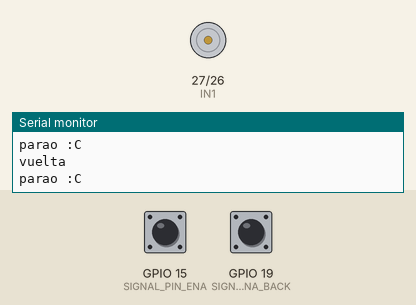
Recording of a sketch running on a simulated ESP32. Shown: motor-driver pin pairs drawn as motors (green arrow = first pin HIGH = forward, orange = second pin HIGH = backward, longer = more drive, scaled by the enable pin), the last lines printed to the serial monitor. The inputs (shaded band) are chosen by the test bench; at power-on: GPIO 15 (SIGNAL_PIN_ENA) HIGH, GPIO 19 (SIGNAL_PIN_ENA_BACK) HIGH.

Above: at 1.2 s.
1.3 s: GPIO 15 (SIGNAL_PIN_ENA) pulled LOW for 0.15 s
At 1.39 s:
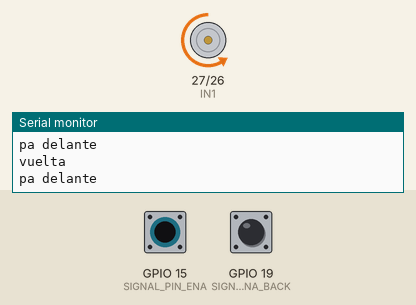
2.9 s: GPIO 19 (SIGNAL_PIN_ENA_BACK) pulled LOW for 0.15 s
At 2.99 s:
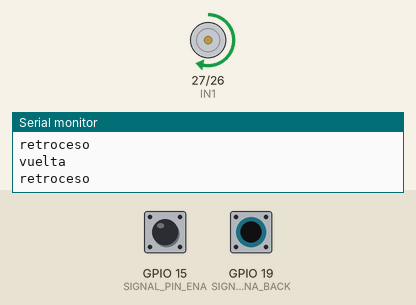
4.5 s: GPIO 19 (SIGNAL_PIN_ENA_BACK) pulled LOW for 3.2 s
At 8.8 s:
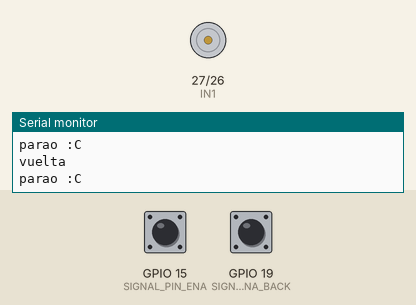
9.2 s: GPIO 15 (SIGNAL_PIN_ENA) pulled LOW for 3.2 s
At 10.0 s:
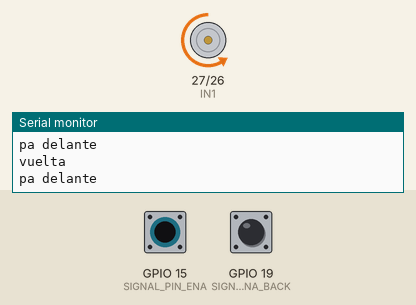
13.9 s: GPIO 19 (SIGNAL_PIN_ENA_BACK) pulsed LOW 2 times (0.12 s each, 0.3 s apart)
At 14.12 s:
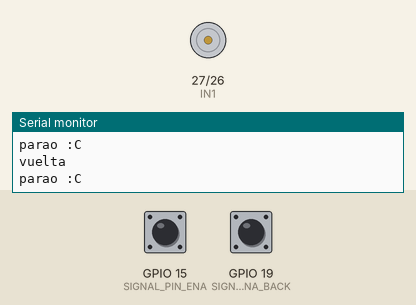
17.5 s: GPIO 15 (SIGNAL_PIN_ENA) driven LOW and GPIO 19 (SIGNAL_PIN_ENA_BACK) driven LOW
At 18.1 s:
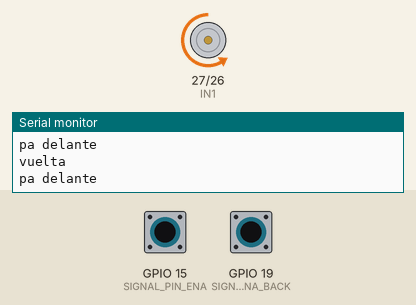
Timing chart, 0 to 20.5 s (numbered marks = the images above; inputs shaded):
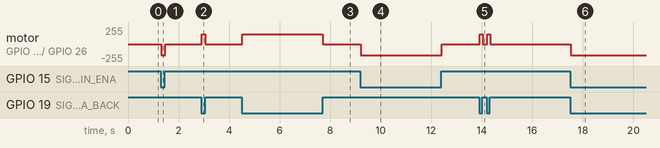

Measured:
- after the input at 1.3 s, motor on GPIO 27 (IN1) / GPIO 26 (IN2): stopped → backward 170/255 at once, → stopped 0.14 s later
- after the input at 2.9 s, motor on GPIO 27 (IN1) / GPIO 26 (IN2): stopped → forward 150/255 at once, → stopped 0.14 s later
- after the input at 4.5 s, motor on GPIO 27 (IN1) / GPIO 26 (IN2): stopped → forward 150/255 at once, → stopped 3.2 s later
- after the input at 9.2 s, motor on GPIO 27 (IN1) / GPIO 26 (IN2): stopped → backward 170/255 at once, → stopped 3.2 s later
- after the input at 13.9 s, motor on GPIO 27 (IN1) / GPIO 26 (IN2): alternates forward 150/255 for 0.12 s and stopped for 0.19 s, 4 changes in all, then stays stopped, starting at once
- after the input at 17.5 s, motor on GPIO 27 (IN1) / GPIO 26 (IN2): stopped → backward 170/255 at once

The sketch:

Wro_Prometeus_ESCLAVO_PULLUP_esp32.ino
```cpp
#define IN1 27
#define IN2 26
#define ENA 14
#define SIGNAL_PIN_ENA 15
#define SIGNAL_PIN_ENA_BACK 19

void setup() {
    pinMode(IN1, OUTPUT);
    pinMode(IN2, OUTPUT);
    pinMode(ENA, OUTPUT);

    // CONFIGURAR PULL-UP CORRECTAMENTE
    pinMode(SIGNAL_PIN_ENA, INPUT_PULLUP);      // Esto activa pull-up interna
    pinMode(SIGNAL_PIN_ENA_BACK, INPUT_PULLUP); // Esto activa pull-up interna

    Serial.begin(9600);

    // Motor inicialmente detenido
    digitalWrite(IN1, LOW);
    digitalWrite(IN2, LOW);
    analogWrite(ENA, 0);
}

void loop() {
    Serial.println("vuelta");

    int signalBACK = digitalRead(SIGNAL_PIN_ENA_BACK);
    int signal = digitalRead(SIGNAL_PIN_ENA);

    // CON PULL-UP:
    // - Señal activa = LOW (cuando el maestro conecta a GND)
    // - Sin señal = HIGH (por la resistencia pull-up)

    if (signal == LOW) {  // Cambiar a LOW porque usas pull-up
        Serial.println("pa delante");
        digitalWrite(IN1, LOW);
        digitalWrite(IN2, HIGH);
        //analogWrite(ENA, 255);
        analogWrite(ENA, 170);
    }
    else if (signalBACK == LOW) {  // Cambiar a LOW porque usas pull-up
        Serial.println("retroceso");
        digitalWrite(IN1, HIGH);
        digitalWrite(IN2, LOW);
        //analogWrite(ENA, 255);
        analogWrite(ENA, 150);
    }
    else {
        Serial.println("parao :C");
        digitalWrite(IN1, LOW);
        digitalWrite(IN2, LOW);
        analogWrite(ENA, 0);
    }

    delay(10);
}
```
